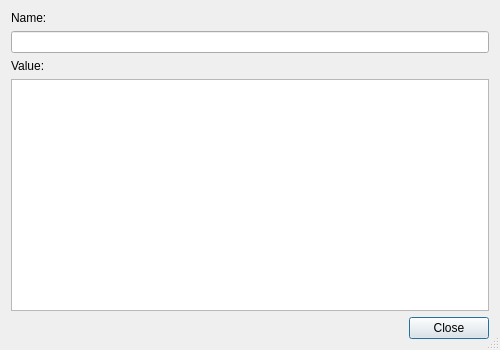
<?xml version="1.0" encoding="UTF-8"?>
<ui version="4.0">
 <class>E4NetworkHeaderDetailsDialog</class>
 <widget class="QDialog" name="E4NetworkHeaderDetailsDialog">
  <property name="geometry">
   <rect>
    <x>0</x>
    <y>0</y>
    <width>500</width>
    <height>350</height>
   </rect>
  </property>
  <property name="windowTitle">
   <string>Header Details</string>
  </property>
  <property name="sizeGripEnabled">
   <bool>true</bool>
  </property>
  <layout class="QVBoxLayout" name="verticalLayout">
   <item>
    <widget class="QLabel" name="label">
     <property name="text">
      <string>Name:</string>
     </property>
    </widget>
   </item>
   <item>
    <widget class="QLineEdit" name="nameEdit">
     <property name="readOnly">
      <bool>true</bool>
     </property>
    </widget>
   </item>
   <item>
    <widget class="QLabel" name="label_2">
     <property name="text">
      <string>Value:</string>
     </property>
    </widget>
   </item>
   <item>
    <widget class="QPlainTextEdit" name="valueEdit">
     <property name="tabChangesFocus">
      <bool>true</bool>
     </property>
     <property name="readOnly">
      <bool>true</bool>
     </property>
    </widget>
   </item>
   <item>
    <widget class="QDialogButtonBox" name="buttonBox">
     <property name="orientation">
      <enum>Qt::Horizontal</enum>
     </property>
     <property name="standardButtons">
      <set>QDialogButtonBox::Close</set>
     </property>
    </widget>
   </item>
  </layout>
 </widget>
 <resources/>
 <connections>
  <connection>
   <sender>buttonBox</sender>
   <signal>accepted()</signal>
   <receiver>E4NetworkHeaderDetailsDialog</receiver>
   <slot>accept()</slot>
   <hints>
    <hint type="sourcelabel">
     <x>248</x>
     <y>254</y>
    </hint>
    <hint type="destinationlabel">
     <x>157</x>
     <y>274</y>
    </hint>
   </hints>
  </connection>
  <connection>
   <sender>buttonBox</sender>
   <signal>rejected()</signal>
   <receiver>E4NetworkHeaderDetailsDialog</receiver>
   <slot>reject()</slot>
   <hints>
    <hint type="sourcelabel">
     <x>316</x>
     <y>260</y>
    </hint>
    <hint type="destinationlabel">
     <x>286</x>
     <y>274</y>
    </hint>
   </hints>
  </connection>
 </connections>
</ui>
